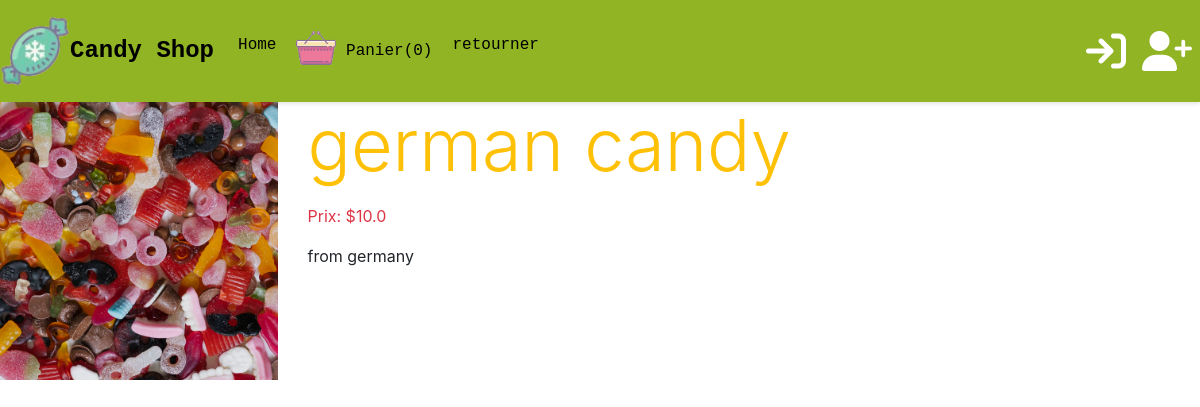
The page /shop/3 on the database its author committed.
### magasin2/models.py (models this page shows, shortened)
class Product(models.Model):
    title = models.CharField(max_length=200)
    price = models.FloatField()
    description = models.TextField()
    category = ForeignKey(Category, related_name='categorie', on_delete=models.CASCADE)
    image=models.ImageField(blank=True)
    date_added = models.DateTimeField(auto_now=True)
    class Meta:
        ordering = ['-date_added']

### magasin2/views.py (the view)
# urls.py: path('<int:myid>', views.detail, name="detail"),
def detail(request, myid):
    product_object = Product.objects.get(id=myid)
    return render(request, 'magasin2/detail.html', {'product': product_object})

### magasin2/templates/magasin2/detail.html (shortened to what this page needs)
{% extends 'magasin2/base.html' %}
{% block content %}
    <div class="row">
        <div class="col-md-3">
            <div class="text-center">
                <img src="{{ product.image.url }}" class="img-fluid" alt="{{ product.title }}">
            </div>
        </div>
        <div class="col-md-6">
            <div class="text-warning display-3 mb-3">
                {{ product.title }}
            </div>
            <div class="text-danger mb-3">
               Prix: ${{ product.price }}
            </div>
            <div class="mb-3">
                <p>{{ product.description }}</p>
            </div>
        </div>
    </div>
{% endblock %}

### rows shown on the page
Product: image (picture), title "german candy", price "10.0", description "from germany"
